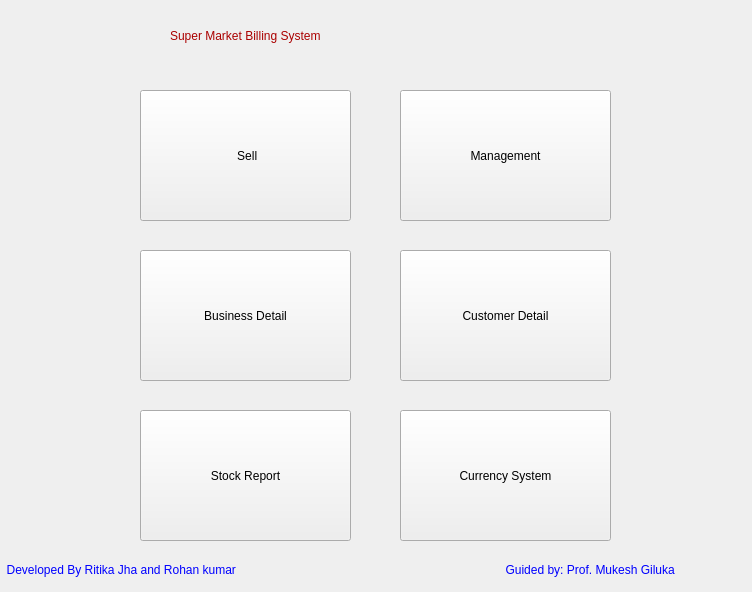
<?xml version="1.0" encoding="UTF-8"?>
<ui version="4.0">
 <class>MainWindow</class>
 <widget class="QMainWindow" name="MainWindow">
  <property name="geometry">
   <rect>
    <x>0</x>
    <y>0</y>
    <width>752</width>
    <height>592</height>
   </rect>
  </property>
  <property name="windowTitle">
   <string>Billing System</string>
  </property>
  <widget class="QWidget" name="centralWidget">
   <widget class="QPushButton" name="pushButton_4">
    <property name="geometry">
     <rect>
      <x>400</x>
      <y>250</y>
      <width>211</width>
      <height>131</height>
     </rect>
    </property>
    <property name="styleSheet">
     <string notr="true">font: 12pt &quot;MS Shell Dlg 2&quot;;</string>
    </property>
    <property name="text">
     <string>Customer Detail</string>
    </property>
   </widget>
   <widget class="QPushButton" name="pushButton_2">
    <property name="geometry">
     <rect>
      <x>400</x>
      <y>90</y>
      <width>211</width>
      <height>131</height>
     </rect>
    </property>
    <property name="styleSheet">
     <string notr="true">font: 12pt &quot;MS Shell Dlg 2&quot;;</string>
    </property>
    <property name="text">
     <string>Management</string>
    </property>
   </widget>
   <widget class="QLabel" name="label_statusbar_1">
    <property name="geometry">
     <rect>
      <x>0</x>
      <y>560</y>
      <width>751</width>
      <height>20</height>
     </rect>
    </property>
    <property name="styleSheet">
     <string notr="true">color: rgb(0, 0, 255);</string>
    </property>
    <property name="text">
     <string>  Developed By Ritika Jha and Rohan kumar                                                                                 Guided by: Prof. Mukesh Giluka</string>
    </property>
   </widget>
   <widget class="QPushButton" name="pushButton">
    <property name="geometry">
     <rect>
      <x>140</x>
      <y>90</y>
      <width>211</width>
      <height>131</height>
     </rect>
    </property>
    <property name="styleSheet">
     <string notr="true">font: 12pt &quot;MS Shell Dlg 2&quot;;</string>
    </property>
    <property name="text">
     <string> Sell</string>
    </property>
   </widget>
   <widget class="QPushButton" name="pushButton_3">
    <property name="geometry">
     <rect>
      <x>140</x>
      <y>250</y>
      <width>211</width>
      <height>131</height>
     </rect>
    </property>
    <property name="styleSheet">
     <string notr="true">font: 12pt &quot;MS Shell Dlg 2&quot;;</string>
    </property>
    <property name="text">
     <string>Business Detail</string>
    </property>
   </widget>
   <widget class="QLabel" name="label">
    <property name="geometry">
     <rect>
      <x>170</x>
      <y>10</y>
      <width>461</width>
      <height>51</height>
     </rect>
    </property>
    <property name="styleSheet">
     <string notr="true">color: rgb(170, 0, 0);
font: 22pt &quot;MS Shell Dlg 2&quot;;</string>
    </property>
    <property name="text">
     <string>Super Market Billing System</string>
    </property>
   </widget>
   <widget class="QPushButton" name="pushButton_5">
    <property name="geometry">
     <rect>
      <x>140</x>
      <y>410</y>
      <width>211</width>
      <height>131</height>
     </rect>
    </property>
    <property name="styleSheet">
     <string notr="true">font: 12pt &quot;MS Shell Dlg 2&quot;;</string>
    </property>
    <property name="text">
     <string>Stock Report</string>
    </property>
   </widget>
   <widget class="QPushButton" name="pushButton_6">
    <property name="geometry">
     <rect>
      <x>400</x>
      <y>410</y>
      <width>211</width>
      <height>131</height>
     </rect>
    </property>
    <property name="styleSheet">
     <string notr="true">font: 12pt &quot;MS Shell Dlg 2&quot;;</string>
    </property>
    <property name="text">
     <string>Currency System</string>
    </property>
   </widget>
  </widget>
 </widget>
 <layoutdefault spacing="6" margin="11"/>
 <resources/>
 <connections/>
</ui>
